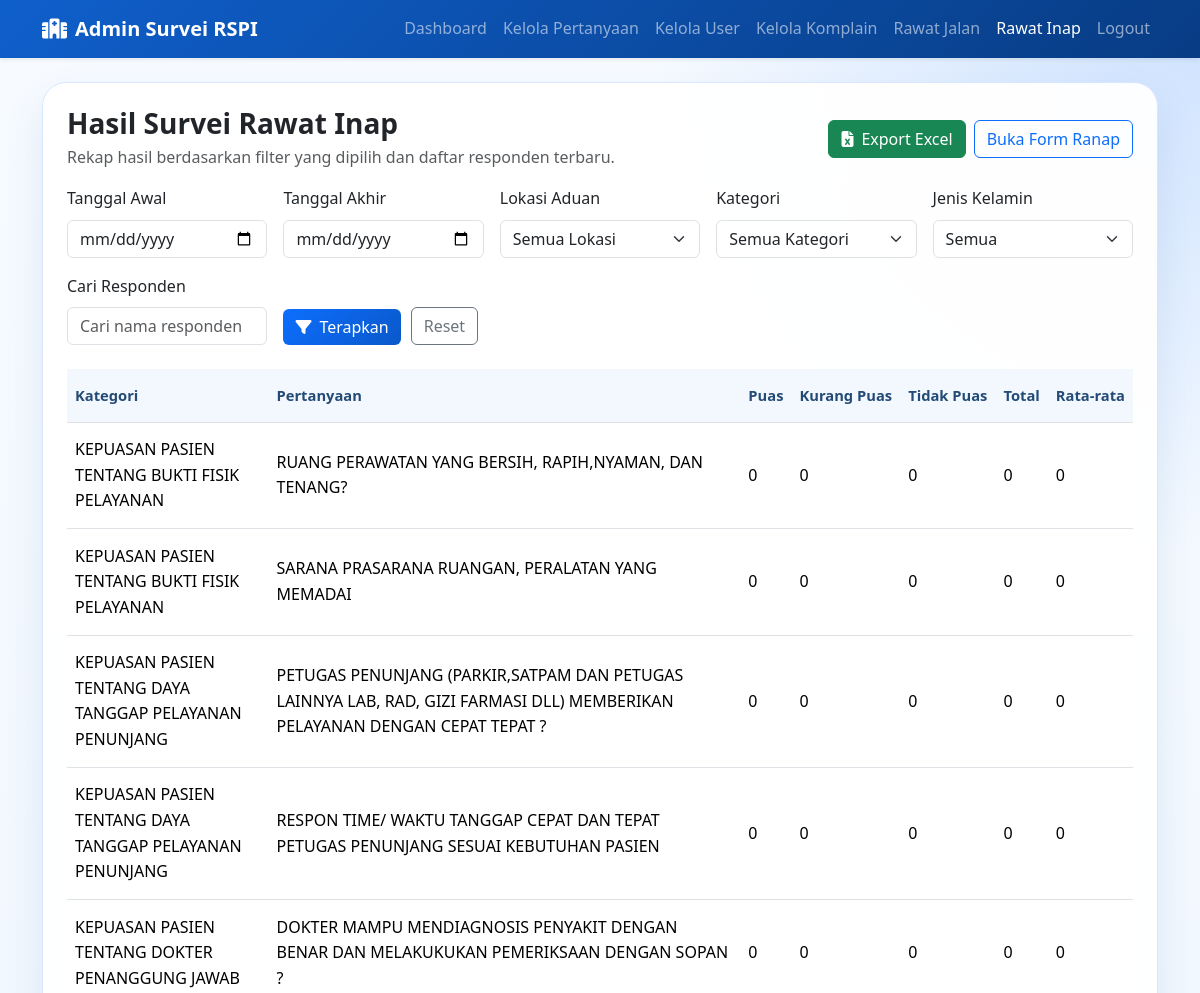
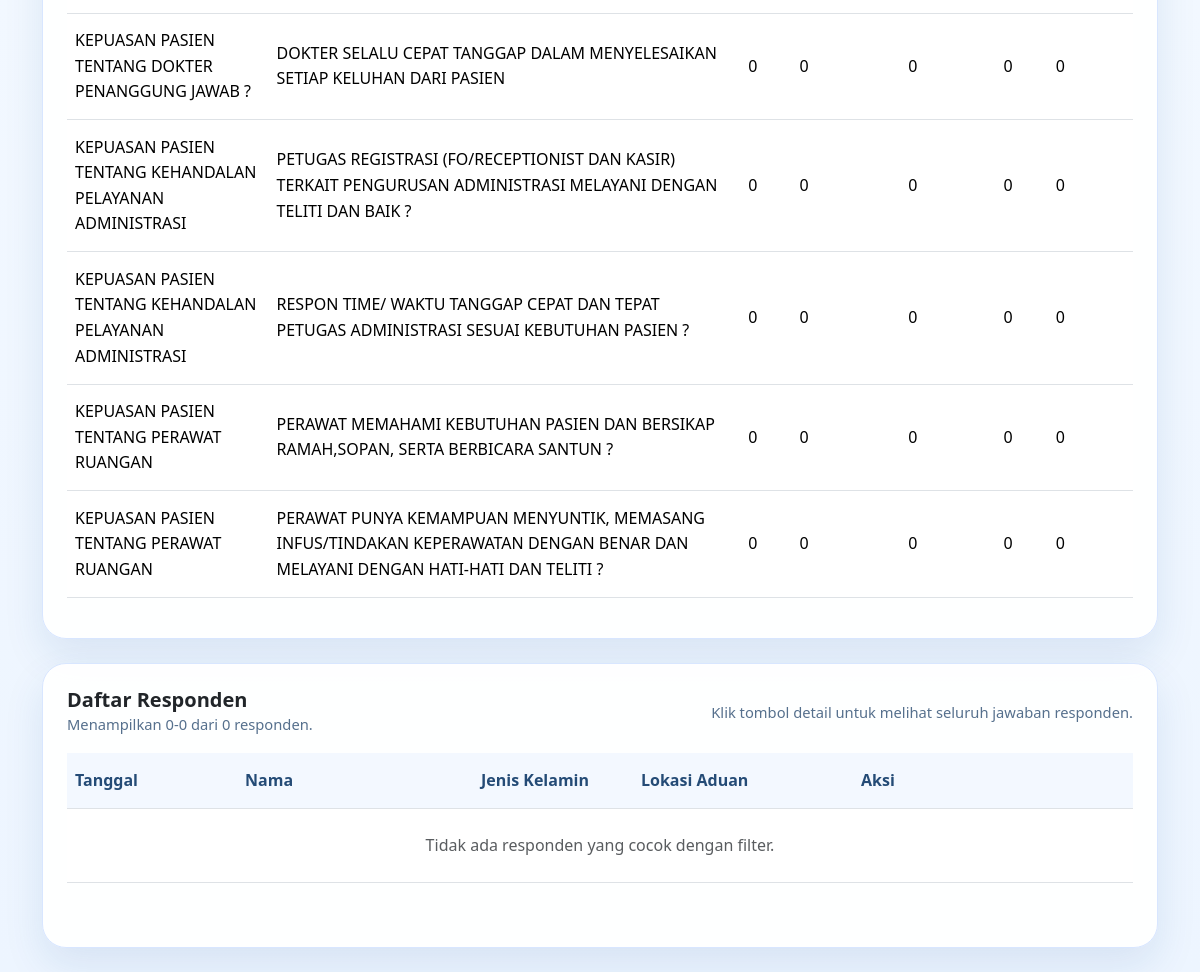
/admin/hasil/ranap.php (signed in), run on the app's committed database (2 pictures, top to bottom).
### tables this page shows
CREATE TABLE `pertanyaan` (
  `id` int(11) NOT NULL,
  `jenis` enum('ralan','ranap') NOT NULL,
  `kategori` varchar(100) NOT NULL,
  `pertanyaan` text NOT NULL
);

### config/koneksi.php (called while the page is built, shortened)
<?php
function url(string $path = ''): string
{
    return BASE_URL . ($path !== '' ? '/' . ltrim($path, '/') : '');
}
function e(string $value): string
{
    return htmlspecialchars($value, ENT_QUOTES, 'UTF-8');
}
function query_string(array $overrides = [], array $exclude = []): string
{
    $params = $_GET;
    foreach ($exclude as $key) {
        unset($params[$key]);
    }
    $query = http_build_query($params);
    return $query !== '' ? '?' . $query : '';
}
?>

### admin/hasil/ranap.php (the view, shortened to what this page needs)
<?php
require_once __DIR__ . '/../../config/koneksi.php';
$jenis = 'ranap';
$judul = 'Hasil Survei Rawat Inap';
$formUrl = url('survey/form_ranap.php');
$exportUrl = url('admin/hasil/export_ranap.php');
$startDate = trim($_GET['start_date'] ?? '');
$endDate = trim($_GET['end_date'] ?? '');
$search = trim($_GET['q'] ?? '');
$page = max(1, (int) ($_GET['page'] ?? 1));
$perPage = 8;
$summaryWhere = ['p.jenis = ?'];
$summaryParams = [$jenis];
$summaryTypes = 's';
$summarySql = 'SELECT p.id, p.kategori, p.pertanyaan, SUM(CASE WHEN j.nilai = 3 THEN 1 ELSE 0 END) AS puas, SUM(CASE WHEN j.nilai = 2 THEN 1 ELSE 0 END) AS kurang_puas, SUM(CASE WHEN j.nilai = 1 THEN 1 ELSE 0 END) AS tidak_puas, COUNT(j.id) AS total_jawaban, ROUND(AVG(j.nilai), 2) AS rata_rata FROM pertanyaan p LEFT JOIN jawaban j ON j.id_pertanyaan = p.id LEFT JOIN responden r ON r.id = j.id_responden WHERE ' . implode(' AND ', $summaryWhere) . ' GROUP BY p.id, p.kategori, p.pertanyaan ORDER BY p.kategori ASC, p.id ASC';
$stmtSummary = mysqli_prepare($conn, $summarySql);
mysqli_stmt_bind_param($stmtSummary, $summaryTypes, ...$summaryParams);
mysqli_stmt_execute($stmtSummary);
$rekap = mysqli_stmt_get_result($stmtSummary);
$detailWhere = ['r.jenis = ?'];
$detailParams = [$jenis];
$detailTypes = 's';
$whereSql = implode(' AND ', $detailWhere);
$countSql = 'SELECT COUNT(DISTINCT r.id) AS total FROM responden r LEFT JOIN jawaban j ON j.id_responden = r.id LEFT JOIN pertanyaan p ON p.id = j.id_pertanyaan WHERE ' . $whereSql;
$stmtCount = mysqli_prepare($conn, $countSql);
mysqli_stmt_bind_param($stmtCount, $detailTypes, ...$detailParams);
mysqli_stmt_execute($stmtCount);
$totalRows = (int) (mysqli_fetch_assoc(mysqli_stmt_get_result($stmtCount))['total'] ?? 0);
$totalPages = max(1, (int) ceil($totalRows / $perPage));
$page = min($page, $totalPages);
$offset = ($page - 1) * $perPage;
$respondents = [];
require_once __DIR__ . '/../../includes/header.php';
require_once __DIR__ . '/../../includes/admin_nav.php';
?>
<div class="container py-4">
    <div class="card google-card mb-4">
        <div class="card-body p-4">
            <div class="d-flex justify-content-between align-items-center flex-wrap gap-3 mb-3">
                <div>
                    <h3 class="fw-bold mb-1"><?= e($judul); ?></h3>
                    <p class="text-muted mb-0">Rekap hasil berdasarkan filter yang dipilih dan daftar responden terbaru.</p>
                </div>
                <div class="d-flex gap-2 flex-wrap">
                    <a href="<?= $exportUrl . query_string([], ['page']); ?>" class="btn btn-success"><i class="fa-solid fa-file-excel me-2"></i>Export Excel</a>
                    <a href="<?= $formUrl; ?>" class="btn btn-outline-primary">Buka Form Ranap</a>
                </div>
            </div>
            <form method="get" class="filter-grid mb-4">
                <div><label class="form-label">Tanggal Awal</label><input type="date" name="start_date" class="form-control" value="<?= e($startDate); ?>"></div>
                <div><label class="form-label">Tanggal Akhir</label><input type="date" name="end_date" class="form-control" value="<?= e($endDate); ?>"></div>
                <div><label class="form-label">Lokasi Aduan</label><select name="lokasi_aduan" class="form-select"><option value="">Semua Lokasi</option></select></div>
                <div><label class="form-label">Kategori</label><select name="kategori" class="form-select"><option value="">Semua Kategori</option></select></div>
                <div><label class="form-label">Jenis Kelamin</label><select name="jenis_kelamin" class="form-select"><option value="">Semua</option></select></div>
                <div><label class="form-label">Cari Responden</label><input type="text" name="q" class="form-control" value="<?= e($search); ?>" placeholder="Cari nama responden"></div>
                <div class="filter-actions"><button type="submit" class="btn btn-rs-primary"><i class="fa-solid fa-filter me-2"></i>Terapkan</button><a href="<?= url('admin/hasil/ranap.php'); ?>" class="btn btn-outline-secondary">Reset</a></div>
            </form>
            <div class="table-responsive">
                <table class="table table-hover align-middle hasil-summary-table">
                    <thead><tr><th>Kategori</th><th>Pertanyaan</th><th>Puas</th><th>Kurang Puas</th><th>Tidak Puas</th><th>Total</th><th>Rata-rata</th></tr></thead>
                    <tbody>
                        <?php if (mysqli_num_rows($rekap) === 0) : ?>
                            <tr><td colspan="7" class="text-center text-muted py-4">Belum ada rekap yang cocok dengan filter.</td></tr>
                        <?php else : ?>
                            <?php while ($row = mysqli_fetch_assoc($rekap)) : ?>
                                <tr><td><?= e($row['kategori']); ?></td><td><?= e($row['pertanyaan']); ?></td><td><?= (int) $row['puas']; ?></td><td><?= (int) $row['kurang_puas']; ?></td><td><?= (int) $row['tidak_puas']; ?></td><td><?= (int) $row['total_jawaban']; ?></td><td><?= $row['rata_rata'] !== null ? e((string) $row['rata_rata']) : '0'; ?></td></tr>
                            <?php endwhile; ?>
                        <?php endif; ?>
                    </tbody>
                </table>
            </div>
        </div>
    </div>
    <div class="card google-card">
        <div class="card-body p-4">
            <div class="d-flex justify-content-between align-items-center flex-wrap gap-2 mb-3">
                <div>
                    <h5 class="fw-semibold mb-0">Daftar Responden</h5>
                    <span class="detail-pivot-note">Menampilkan <?= $totalRows > 0 ? $offset + 1 : 0; ?>-<?= min($offset + $perPage, $totalRows); ?> dari <?= $totalRows; ?> responden.</span>
                </div>
                <span class="detail-pivot-note">Klik tombol detail untuk melihat seluruh jawaban responden.</span>
            </div>
            <div class="table-responsive">
                <table class="table table-hover align-middle responden-summary-table">
                    <thead><tr><th width="170">Tanggal</th><th>Nama</th><th width="160">Jenis Kelamin</th><th width="220">Lokasi Aduan</th><th width="280">Aksi</th></tr></thead>
                    <tbody>
                        <?php if (!$respondents) : ?>
                            <tr><td colspan="5" class="text-center text-muted py-4">Tidak ada responden yang cocok dengan filter.</td></tr>
                        <?php endif; ?>
                    </tbody>
                </table>
            </div>
        </div>
    </div>
</div>
<?php require_once __DIR__ . '/../../includes/footer.php'; ?>

### assets/css/style.css (style rules this page uses)
* { box-sizing: border-box; }
html { scroll-behavior: smooth; }
body { margin: 0; font-family: "Segoe UI", Tahoma, Geneva, Verdana, sans-serif; color: var(--rs-text); line-height: 1.6; }
.bg-soft-blue { background: radial-gradient(circle at top right, rgba(13, 110, 253, 0.18), transparent 24%), linear-gradient(180deg, #f7fbff 0%, #edf5ff 100%); min-height: 100vh; }
.hero-copy, .hero-panel, .google-card, .form-header-card { position: relative; z-index: 1; }
.google-card, .form-header-card { background: var(--rs-surface); border: 1px solid var(--rs-border); border-radius: 24px; box-shadow: 0 18px 40px rgba(20, 74, 145, 0.10); }
.btn-rs-primary { background: linear-gradient(135deg, #0d6efd 0%, #0a58ca 100%); border: none; color: #fff; }
.table > :not(caption) > * > * { padding-top: 0.9rem; padding-bottom: 0.9rem; }
.hasil-summary-table thead th { background: #f3f8ff; color: #244b76; font-size: 0.92rem; white-space: nowrap; }
.hasil-summary-table tbody td:nth-child(2) { min-width: 320px; white-space: normal; }
.responden-summary-table thead th { background: #f3f8ff; color: #244b76; white-space: nowrap; }
.detail-pivot-note { font-size: 0.92rem; color: #56708d; }
.filter-grid { display: grid; grid-template-columns: repeat(auto-fit, minmax(180px, 1fr)); gap: 16px; }
.filter-actions { display: flex; gap: 10px; align-items: end; flex-wrap: wrap; }

### data on the page
pertanyaan: kategori "KEPUASAN PASIEN TENTANG BUKTI FISIK PELAYANAN", pertanyaan "RUANG PERAWATAN YANG BERSIH, RAPIH,NYAMAN, DAN TENANG?", puas "0", kurang_puas "0", tidak_puas "0", total_jawaban "0"
pertanyaan: kategori "KEPUASAN PASIEN TENTANG BUKTI FISIK PELAYANAN", pertanyaan "SARANA PRASARANA RUANGAN, PERALATAN YANG MEMADAI", puas "0", kurang_puas "0", tidak_puas "0", total_jawaban "0"
pertanyaan: kategori "KEPUASAN PASIEN TENTANG DAYA TANGGAP PELAYANAN PENUNJANG", pertanyaan "PETUGAS PENUNJANG (PARKIR,SATPAM DAN PETUGAS LAINNYA LAB, RAD, GIZI FARMASI DLL) MEMBERIKAN PELAYANAN DENGAN CEPAT TEPAT ?", puas "0", kurang_puas "0", tidak_puas "0", total_jawaban "0"
pertanyaan: kategori "KEPUASAN PASIEN TENTANG DAYA TANGGAP PELAYANAN PENUNJANG", pertanyaan "RESPON TIME/ WAKTU TANGGAP CEPAT DAN TEPAT PETUGAS PENUNJANG SESUAI KEBUTUHAN PASIEN", puas "0", kurang_puas "0", tidak_puas "0", total_jawaban "0"
pertanyaan: kategori "KEPUASAN PASIEN TENTANG DOKTER PENANGGUNG JAWAB", pertanyaan "DOKTER MAMPU MENDIAGNOSIS PENYAKIT DENGAN BENAR DAN MELAKUKUKAN PEMERIKSAAN DENGAN SOPAN ?", puas "0", kurang_puas "0", tidak_puas "0", total_jawaban "0"
pertanyaan: kategori "KEPUASAN PASIEN TENTANG DOKTER PENANGGUNG JAWAB ?", pertanyaan "DOKTER SELALU CEPAT TANGGAP DALAM MENYELESAIKAN SETIAP KELUHAN DARI PASIEN", puas "0", kurang_puas "0", tidak_puas "0", total_jawaban "0"
pertanyaan: kategori "KEPUASAN PASIEN TENTANG KEHANDALAN PELAYANAN ADMINISTRASI", pertanyaan "PETUGAS REGISTRASI (FO/RECEPTIONIST DAN KASIR) TERKAIT PENGURUSAN ADMINISTRASI MELAYANI DENGAN TELITI DAN BAIK ?", puas "0", kurang_puas "0", tidak_puas "0", total_jawaban "0"
pertanyaan: kategori "KEPUASAN PASIEN TENTANG KEHANDALAN PELAYANAN ADMINISTRASI", pertanyaan "RESPON TIME/ WAKTU TANGGAP CEPAT DAN TEPAT PETUGAS ADMINISTRASI SESUAI KEBUTUHAN PASIEN ?", puas "0", kurang_puas "0", tidak_puas "0", total_jawaban "0"
pertanyaan: kategori "KEPUASAN PASIEN TENTANG PERAWAT RUANGAN", pertanyaan "PERAWAT MEMAHAMI KEBUTUHAN PASIEN DAN BERSIKAP RAMAH,SOPAN, SERTA BERBICARA SANTUN ?", puas "0", kurang_puas "0", tidak_puas "0", total_jawaban "0"
pertanyaan: kategori "KEPUASAN PASIEN TENTANG PERAWAT RUANGAN", pertanyaan "PERAWAT PUNYA KEMAMPUAN MENYUNTIK, MEMASANG INFUS/TINDAKAN KEPERAWATAN DENGAN BENAR DAN MELAYANI DENGAN HATI-HATI DAN TELITI ?", puas "0", kurang_puas "0", tidak_puas "0", total_jawaban "0"

### other printed values
$judul "Hasil Survei Rawat Inap"
min($offset + $perPage, $totalRows) "0"
$totalRows "0"
